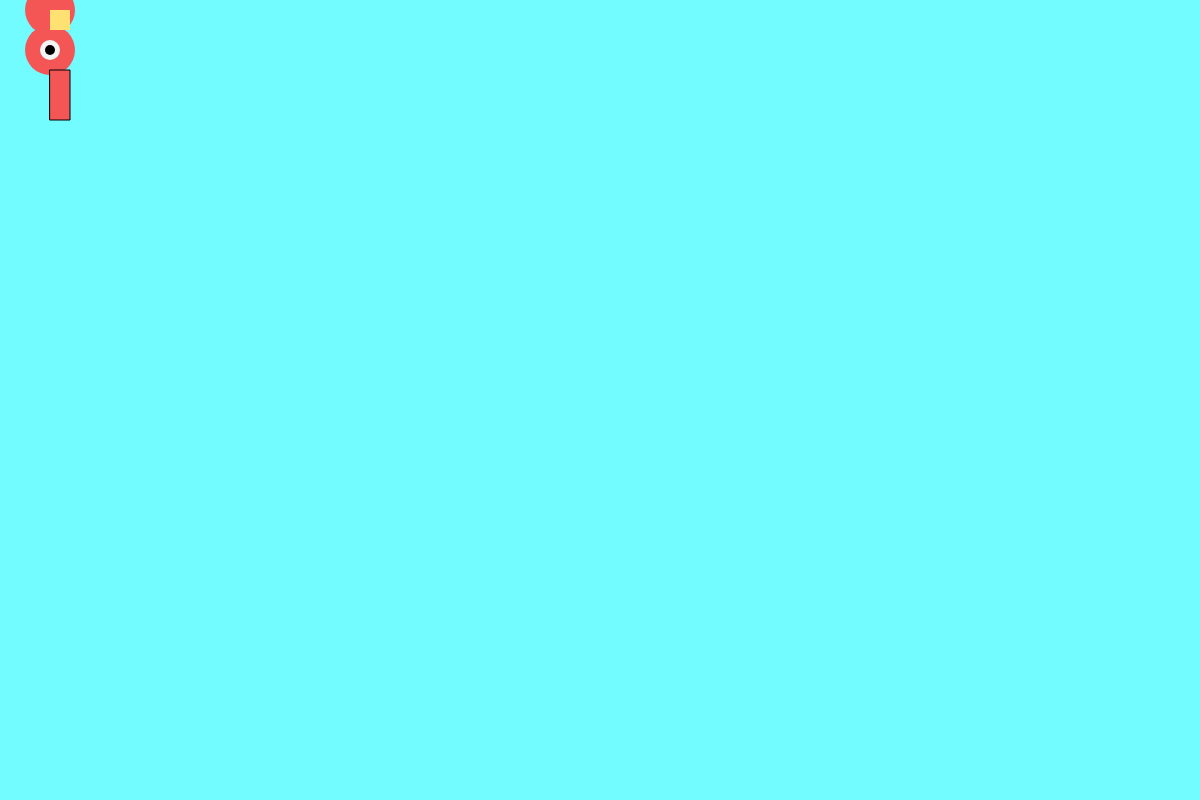
Frame 1 (no input)
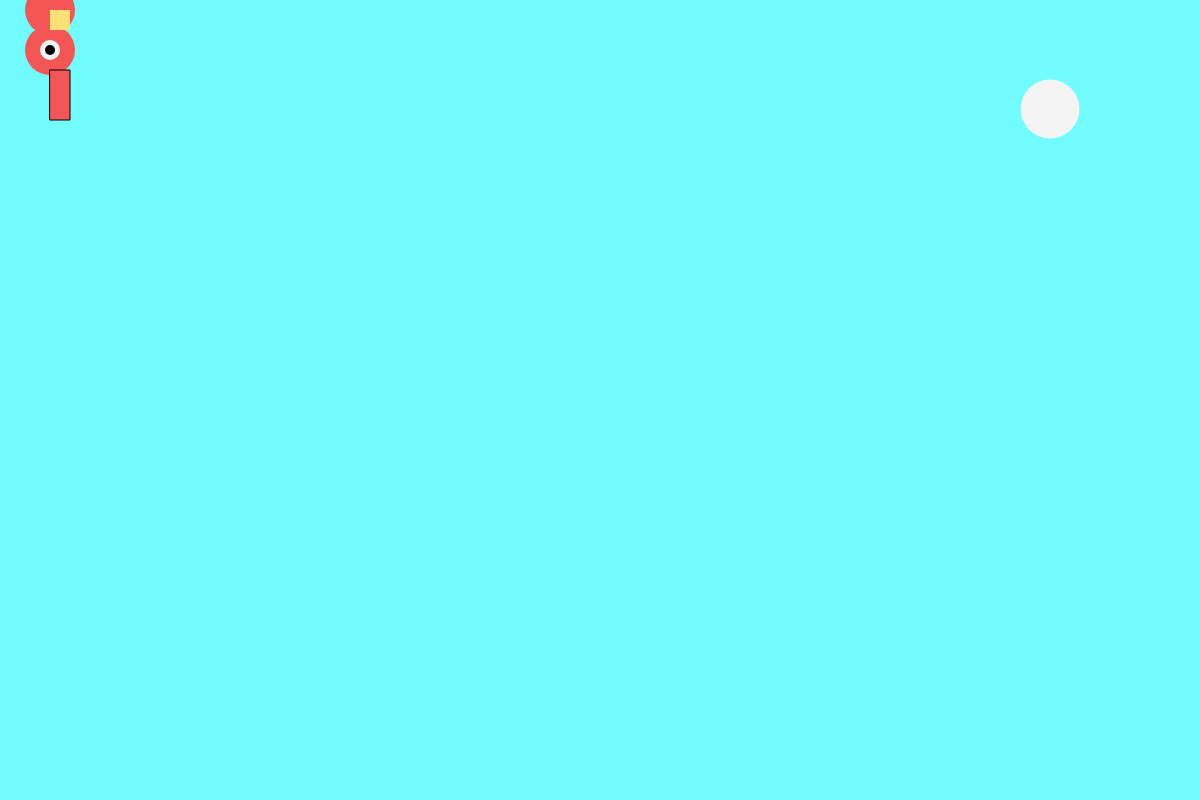
Frame 60 (no input)
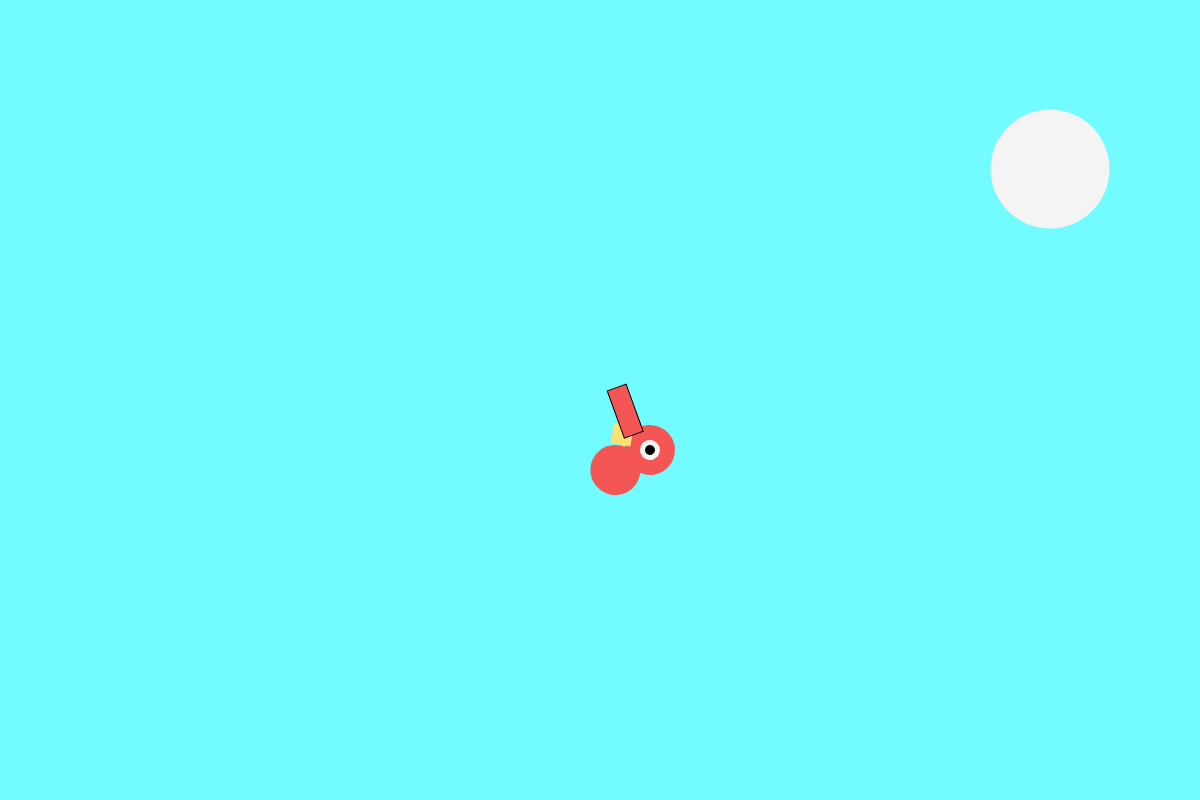
Frame 120 (the mouse pressed at the canvas centre since frame 60)

The p5.js sketch that drew these frames (run headless with seeded random() and noise() and a simulated clock; from frame 60 on, the mouse is pressed at the canvas centre):

// p5.js sketch
// ── sketch.js

let angle = 0;
let cloud = 1000;
let pos_Y = 0;
let pos_X = 0;
function setup(){
  createCanvas(windowWidth, 800);
  let color_blue = 0;
}

function draw(){

noCursor();

background(114, 252, 255);

translate(50, 50)
noStroke();
fill(244, 244, 244);
ellipse(cloud, pos_X, pos_Y);

pos_X = pos_X + 1;
pos_Y = pos_Y + 1

translate(mouseX, mouseY);
noStroke();
rotate(radians(mouseX));
fill('rgb(244, 86, 86)');
ellipse(0, -40, 50, 50);

noStroke();
rotate(radians(mouseY));
fill('rgb(244, 86, 86)');
ellipse(0, 0, 50, 50);

noStroke();
fill('rgb(255, 224, 114)')
rect(0, -40, 20, 20)
angle = angle * 10;
stroke(0.5);
fill('rgb(244, 86, 86)');
rotate(radians(mouseX));
rect(0, 20, 20, 50)

noStroke();
fill(244, 244, 244);
ellipse(0, 0, 20, 20);

noStroke();
fill(0, 0, 0);
ellipse(0, 0, 10, 10);
push();
}
